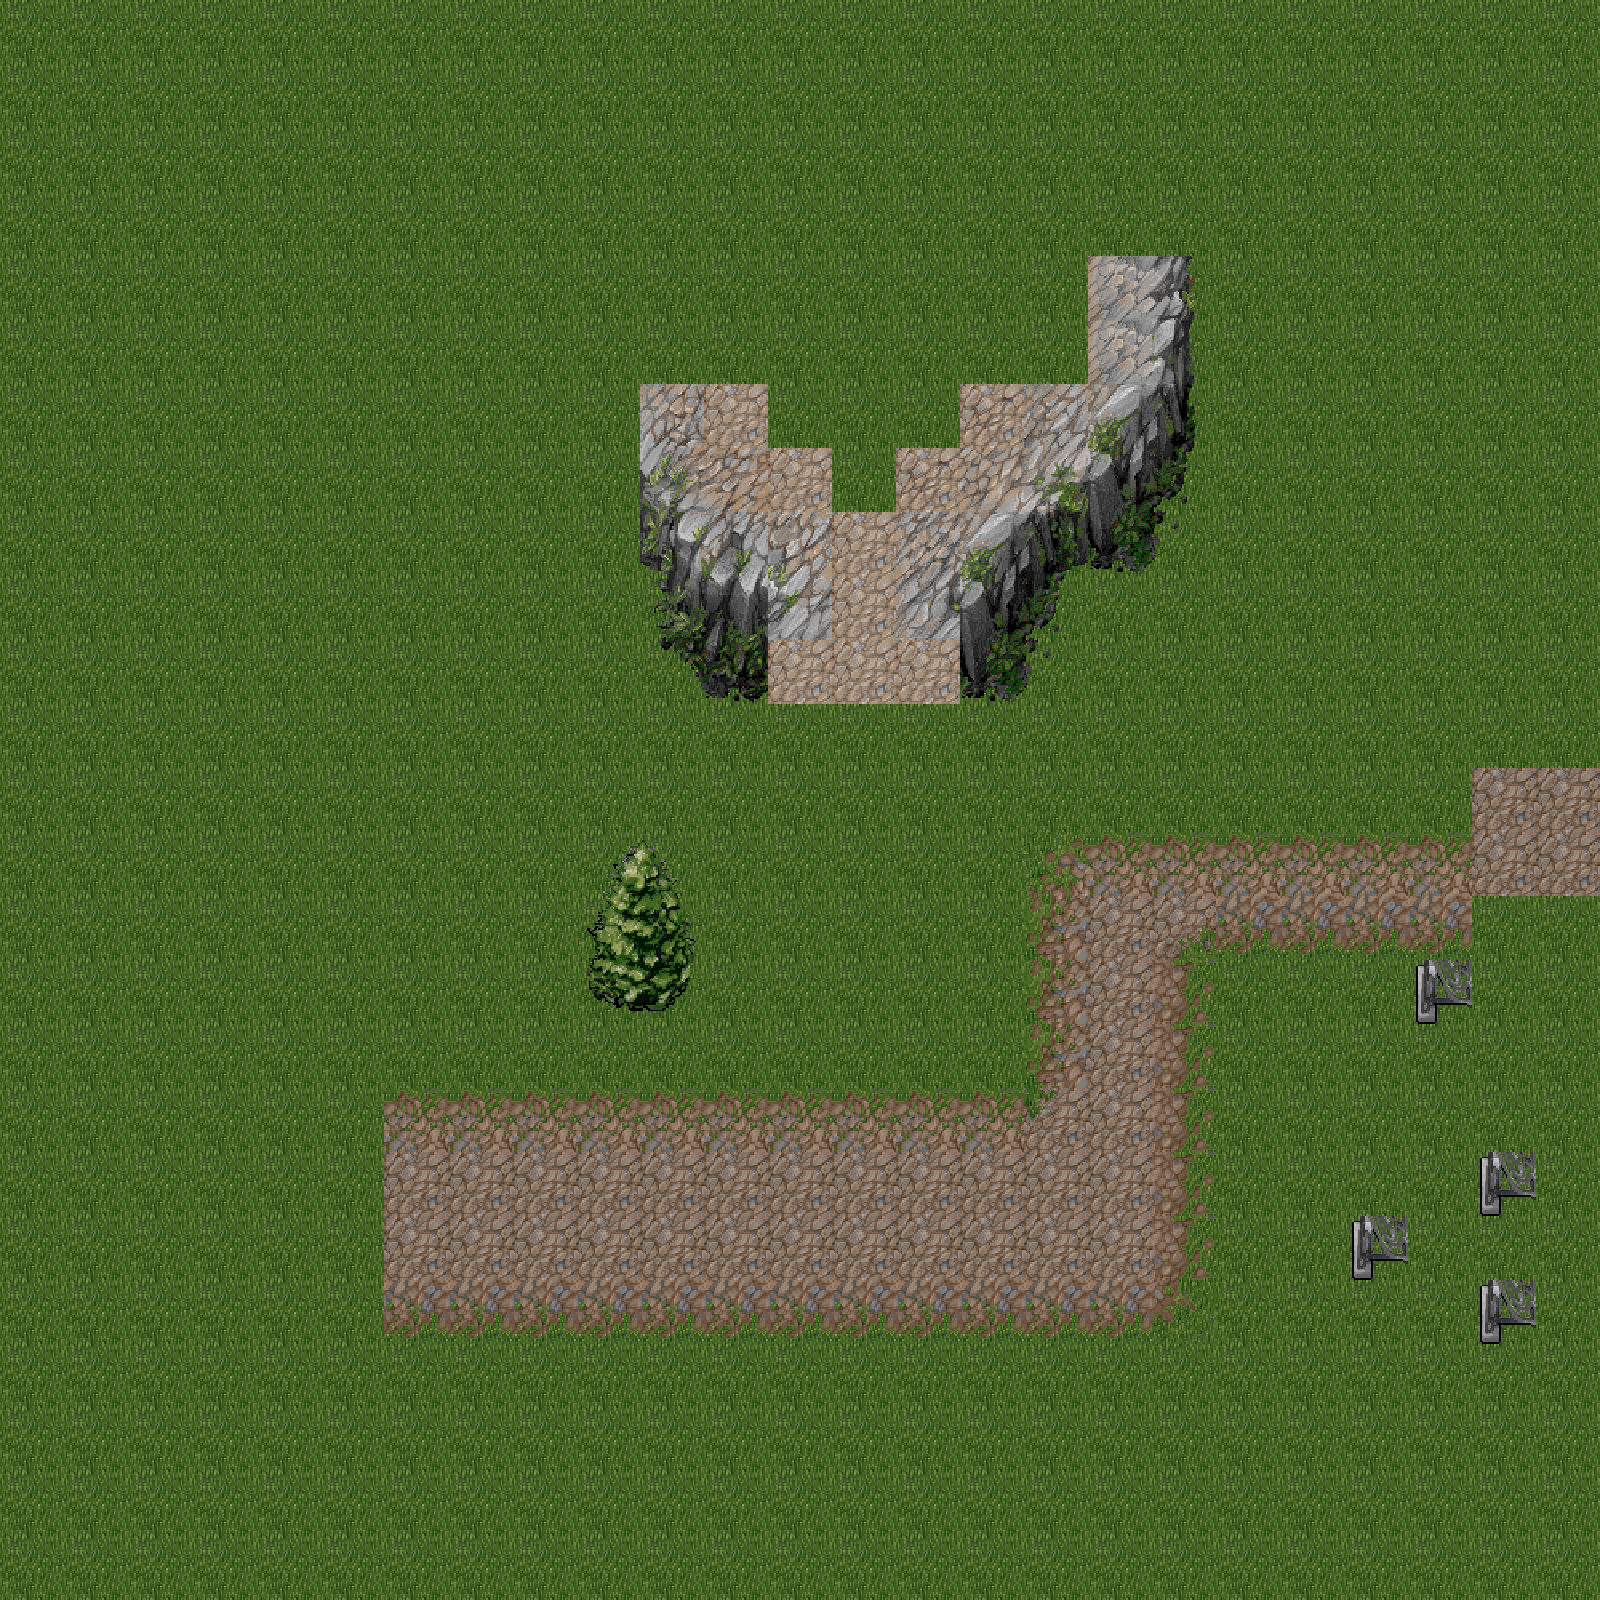

Rendered tile map (Tiled .tmx) drawn with the repository's tilesets; below, a short description and the map source with its tile grids summarised:
An orthogonal 25x25 tile map with 64x64 px tiles, 6 tile layers (Map tiles, above tiles, below entities, Entity layer, ...), 4 tilesets and 12 objects (onTouch).

<map version="1.0" orientation="orthogonal" width="25" height="25" tilewidth="64" tileheight="64">
 <tileset firstgid="1" name="TREE" tilewidth="64" tileheight="64">
  <image source="tilesets/TREE.png" width="1024" height="768" />
 </tileset>
 <tileset firstgid="193" name="GRS2ROC" tilewidth="64" tileheight="64">
  <image source="tilesets/GRS2ROC.png" width="1024" height="768" />
 </tileset>
 <tileset firstgid="385" name="CLIFFVEG" tilewidth="64" tileheight="64">
  <image source="tilesets/CLIFFVEG.png" width="1024" height="768" />
 </tileset>
 <tileset firstgid="577" name="CLIFVEG2" tilewidth="64" tileheight="64">
  <image source="tilesets/CLIFVEG2.png" width="1024" height="768" />
 </tileset>
 <layer name="Map tiles" width="25" height="25">
  <data>[625 cells, 625 non-empty, 10 distinct tile ids]</data>
 </layer>
 <layer name="above tiles" width="25" height="25">
  <data>[625 cells, 44 non-empty, 39 distinct tile ids]</data>
 </layer>
 <layer name="below entities" width="25" height="25">
  <data>[625 cells, 1 non-empty, 1 distinct tile ids]</data>
 </layer>
 <layer name="Entity layer" width="25" height="25">
  <data>[625 cells, 6 non-empty, 6 distinct tile ids]</data>
 </layer>
 <layer name="Above entity" width="25" height="25">
  <data>[625 cells, 1 non-empty, 1 distinct tile ids]</data>
 </layer>
 <layer name="Above all" width="25" height="25">
  <data>[625 cells, 1 non-empty, 1 distinct tile ids]</data>
 </layer>
 <objectgroup name="Collisions" width="25" height="25">
  <object x="588" y="960" width="107" height="55" />
  <object x="1165" y="264" width="36" height="200" />
  <object x="1139" y="416" width="19" height="97" />
  <object x="1107" y="450" width="16" height="91" />
  <object x="1057" y="485" width="35" height="71" />
  <object x="1016" y="516" width="40" height="90" />
  <object x="978" y="582" width="33" height="110" />
  <object x="650" y="461" width="24" height="97" />
  <object x="683" y="544" width="29" height="119" />
  <object x="726" y="583" width="27" height="105" />
 </objectgroup>
 <objectgroup name="Boundaries" width="25" height="25">
  <object x="582" y="837" width="117" height="182" />
 </objectgroup>
 <objectgroup name="Events" width="25" height="25">
  <object type="onTouch" x="781" y="654" width="161" height="31">
   <properties>
    <property name="runScript" value="castleToMalentia" />
   </properties>
  </object>
 </objectgroup>
</map>
